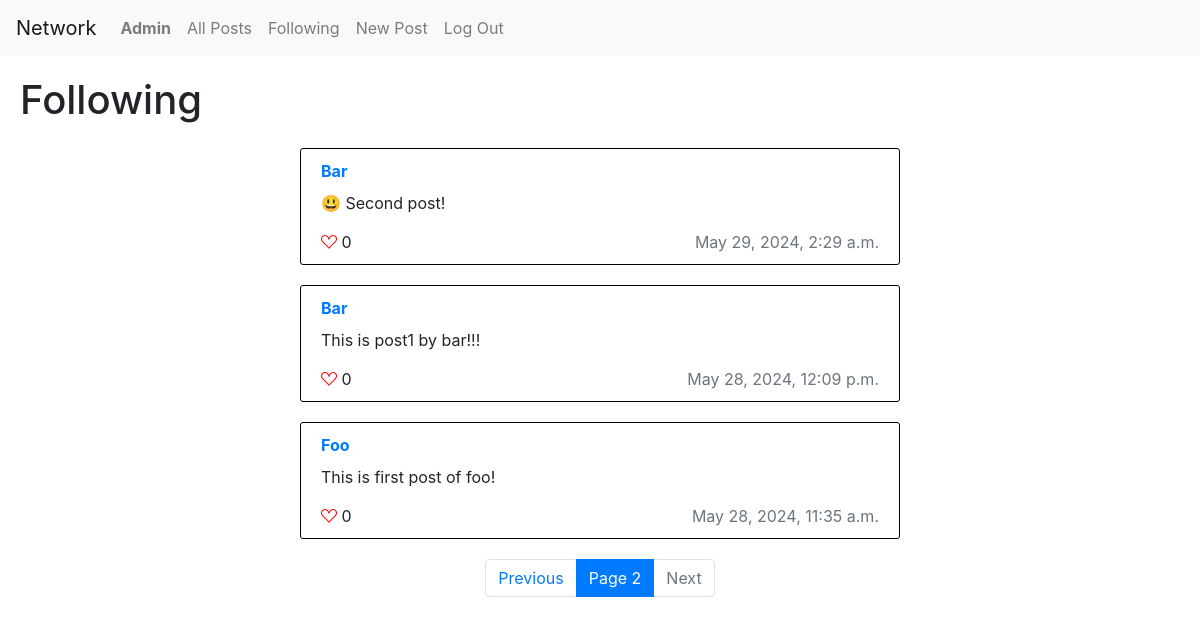
The page /following?page=2 (signed in) on the database its author committed.
### network/models.py (models this page shows, shortened)
class User(AbstractUser):
    following = models.ManyToManyField("self", related_name="followers", symmetrical=False, blank=True)
    pass

class Post(models.Model):
    poster = models.ForeignKey(User, on_delete=models.CASCADE, related_name="posts")
    content = models.TextField()
    date_created = models.DateTimeField(auto_now_add=True)
    liked_users = models.ManyToManyField(User, related_name="liked_posts", blank=True)

### network/views.py (the view)
# urls.py: path("following", views.following, name="following"),
def following(request):
    all_posts = Post.objects     \
            .filter(poster__in = request.user.following.all())      \
            .order_by("-date_created")
    posts = Paginator(all_posts, per_page=10)
    page = request.GET.get("page") or 1
    return render(request, "network/following_page.html", {
        "posts": posts.get_page(page)
    })

### network/templates/network/following_page.html (shortened to what this page needs)
{% extends 'network/layout.html' %}
{% load static %}
{% block body %}
    <h1 class="mb-4"> Following </h1>
    {% for post in posts %}
        <div class="post" data-post_id={{post.id}}>
            <div class="content-above-div">
                <a class="font-weight-bolder text-capitalize" href="{% url 'user_profile' post.poster.username %}"> {{ post.poster }} </a>
            </div>
            <div> {{ post.content }} </div>
            <div class="content-below-div">
                <div class="likes">
                    {% if user.is_authenticated %}
                        {% if request.user in post.liked_users.all %}
                            <i class="bi bi-suit-heart-fill" data-like_url="{% url 'like_post' post.id %}"></i>
                        {% else %}
                            <i class="bi bi-suit-heart" data-like_url="{% url 'like_post' post.id %}"></i>
                        {% endif %}
                    {% else %}
                        <i class="bi bi-suit-heart text-muted"></i>
                    {% endif %}
                        <span class="likes-count"> {{ post.liked_users.count }} </span>
                </div>
                <div class="text-muted"> {{post.date_created}}</div>
            </div>
        </div>
    {% endfor %}
    <nav aria-label="Page navigation example">
        <ul class="pagination justify-content-center">
            {% if posts.has_previous %}
                <li class="page-item"><a class="page-link" href="?page={{posts.previous_page_number}}">Previous</a></li>
            {% else %}
                <li class="page-item disabled"><a class="page-link">Previous</a></li>
            {% endif %}
            <li class="page-item active"><a class="page-link"> Page {{ posts.number }} </a></li>
            {% if posts.has_next %}
                <li class="page-item"><a class="page-link" href="?page={{posts.next_page_number}}">Next</a></li>
            {% else %}
                <li class="page-item disabled"><a class="page-link">Next</a></li>
            {% endif %}
        </ul>
    </nav>
{% endblock %}

### network/templates/network/layout.html (shortened to what this page needs)
{% load static %}
<!DOCTYPE html>
<html lang="en">
    <head>
        <link rel="stylesheet" href="https://stackpath.bootstrapcdn.com/bootstrap/4.4.1/css/bootstrap.min.css">
        <link rel="stylesheet" href="https://cdn.jsdelivr.net/npm/bootstrap-icons@1.11.3/font/bootstrap-icons.min.css">
        <link href="{% static 'network/styles.css' %}" rel="stylesheet">
    </head>
    <body>
        <nav class="navbar navbar-expand-lg navbar-light bg-light">
            <a class="navbar-brand" href="{% url 'index' %}"> Network </a>
            <div>
              <ul class="navbar-nav mr-auto">
                {% if user.is_authenticated %}
                    <li class="nav-item">
                        <a class="nav-link text-capitalize" href="{% url 'user_profile' user.username %}"><strong>{{ user.username }}</strong></a>
                    </li>
                {% endif %}
                <li class="nav-item">
                  <a class="nav-link" href="{% url 'index' %}">All Posts</a>
                </li>
                {% if user.is_authenticated %}
                    <li class="nav-item">
                        <a class="nav-link" href="{% url 'following' %}">Following</a>
                    </li>
                    <li class="nav-item">
                        <a class="nav-link" href="{% url 'create_post' %}">New Post</a>
                    </li>
                    <li class="nav-item">
                        <a class="nav-link" href="{% url 'logout' %}">Log Out</a>
                    </li>
                {% endif %}
              </ul>
            </div>
          </nav>
        <div class="body">
            {% block body %}
            {% endblock %}
        </div>
    </body>
</html>

### network/static/network/styles.css (style rules this page uses)
.body { padding: 20px; }
.post { margin: 20px auto; padding: 10px 20px; border: 1px solid black; border-radius: 3px; max-width: 600px; }
.content-above-div { padding-bottom: 8px; display: flex; flex-direction: row; justify-content: space-between; }
.content-below-div { padding-top: 15px; display: flex; flex-direction: row; justify-content: space-between; }
i { color: red; }

### rows shown on the page
User: username "Admin"
Post: poster "Bar", content "😃 Second post!", liked_users.count "0", date_created "May 29, 2024, 2:29 a.m."
Post: poster "Bar", content "This is post1 by bar!!!", liked_users.count "0", date_created "May 28, 2024, 12:09 p.m."
Post: poster "Foo", content "This is first post of foo!", liked_users.count "0", date_created "May 28, 2024, 11:35 a.m."

### other values the page prints
{{ posts.number }} "2"
